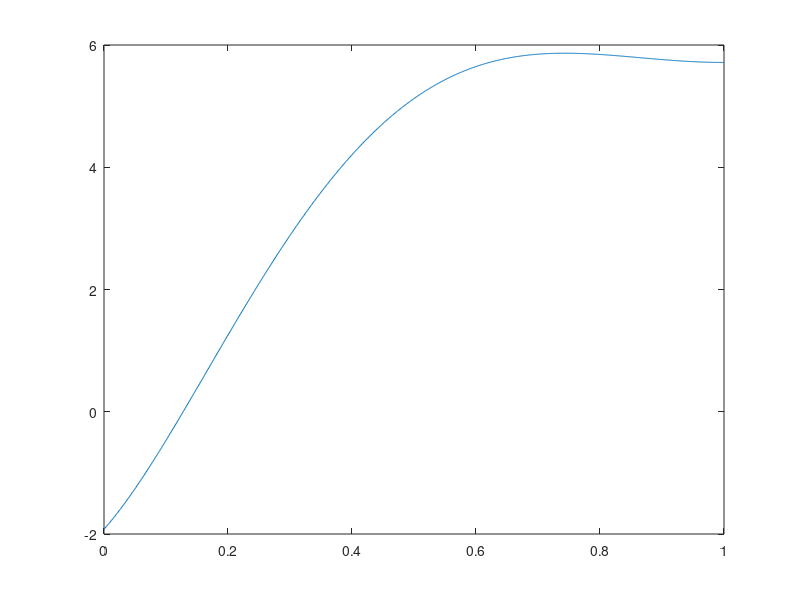

The MATLAB script that drew this image:
Jm = 3.87e-7;
J = 2.982e-5;
Jb = 0.0044;
kg = 70;
km = 0.00767;
Rm = 2.6;
m = 0.14;
l = 0.165;
r = 0.175;
g = 9.81;

J1 = Jm*kg^2 + J;

tfin = 1;
Y = 1;
t = (0:0.001:tfin)';


A = [0, 0, 1, 0; 0, 0, 0, 1; g*(Jb+m*r^2+J1)/(l*(J1+Jb)), 0, 0, r*km^2*kg^2/(l*Rm*(J1+Jb)); -m*r*g/(J1+Jb), 0, 0, -km^2*kg^2/(Rm*(J1+Jb))];
B = [0, 0, -r*km*kg/(l*Rm*(J1+Jb)), km*kg/(Rm*(J1+Jb))]';
C_orig = [0 1 0 0];
C = [l r 0 0];

% u = -(1/2)*km*kg*Y*pi^3*cos(pi*t/tf)/tf^3-(1/2)*Y*(Rm*l*pi^4*J1+Rm*l*pi^4*Jb-g^2*Rm*tf^4*Jb-g^2*Rm*tf^4*m*r^2-g^2*Rm*tf^4*J1)*sin(pi*t/tf)/(r*km*kg*g*tf^4)-(1/2)*Y*(-g^2*Rm*tf^4*m*r^2-g^2*Rm*tf^4*Jb-g^2*Rm*tf^4*J1)/(r*km*kg*g*tf^4)

% u = -(1/2)*Y*(Rm*l*sin((1/2)*pi*(2*t-tf)/tf)*pi^4*J1+Rm*l*sin((1/2)*pi*(2*t-tf)/tf)*pi^4*Jb-g^2*Rm*tf^4*Jb-g^2*Rm*tf^4*Jb*sin((1/2)*pi*(2*t-tf)/tf)-g^2*Rm*tf^4*m*r^2-g^2*Rm*tf^4*m*r^2*sin((1/2)*pi*(2*t-tf)/tf)-g^2*Rm*tf^4*J1-g^2*Rm*tf^4*J1*sin((1/2)*pi*(2*t-tf)/tf)+cos((1/2)*pi*(2*t-tf)/tf)*pi^3*tf*km^2*kg^2*r*g)/(r*km*kg*g*tf^4);

% u = -6*Y*km*kg*t.^2/(r*tf^3)+(-(12*(g^2*Rm*Jb+g^2*Rm*m*r^2+g^2*Rm*J1))*Y/(r*km*kg*g^2*tf^3)+6*Y*km*kg/(r*tf^2))*t+(6*(g^2*Rm*Jb+g^2*Rm*m*r^2+g^2*Rm*J1))*Y/(r*km*kg*g^2*tf^2)+12*l*Y*km*kg/(g*r*tf^3)

u = -20*Y*km*kg*t.^4/(r*tfin^5)+(-(80*(g^2*Rm*Jb+g^2*Rm*m*r^2+g^2*Rm*J1))*Y/(r*km*kg*g^2*tfin^5)+60*Y*km*kg/(r*tfin^4))*t.^3+((180*(g^2*Rm*Jb+g^2*Rm*m*r^2+g^2*Rm*J1))*Y/(r*km*kg*g^2*tfin^4)+(240*l*Y/(g*r*tfin^5)-60*Y/(r*tfin^3))*km*kg)*t.^2+(-(480*(-Rm*l*J1-Rm*l*Jb))*Y/(r*km*kg*g*tfin^5)-(120*(g^2*Rm*Jb+g^2*Rm*m*r^2+g^2*Rm*J1))*Y/(r*km*kg*g^2*tfin^3)+(-360*l*Y/(g*r*tfin^4)+20*Y/(r*tfin^2))*km*kg).*t+(360*(-Rm*l*J1-Rm*l*Jb))*Y/(r*km*kg*g*tfin^4)+(20*(g^2*Rm*Jb+g^2*Rm*m*r^2+g^2*Rm*J1))*Y/(r*km*kg*g^2*tfin^2)+120*l*Y*km*kg/(g*r*tfin^3);

sys = ss(A,B,C_orig,0);

lsim(sys,u,t);
ysoll = Y*(10*t.^2/tfin^2-20*t.^3/tfin^3+15*t.^4/tfin^4-4*t.^5/tfin^5);

plot(t,u); grid on;
plot(t,ysoll);

thetasoll = Y*(10*t.^2/tfin^2-20*t.^3/tfin^3+15*t.^4/tfin^4-4*t.^5/tfin^5)/r-l*Y*(20/tfin^2-120.*t/tfin^3+180*t.^2/tfin^4-80*t.^3/tfin^5)/(g*r);
plot(t,thetasoll);
